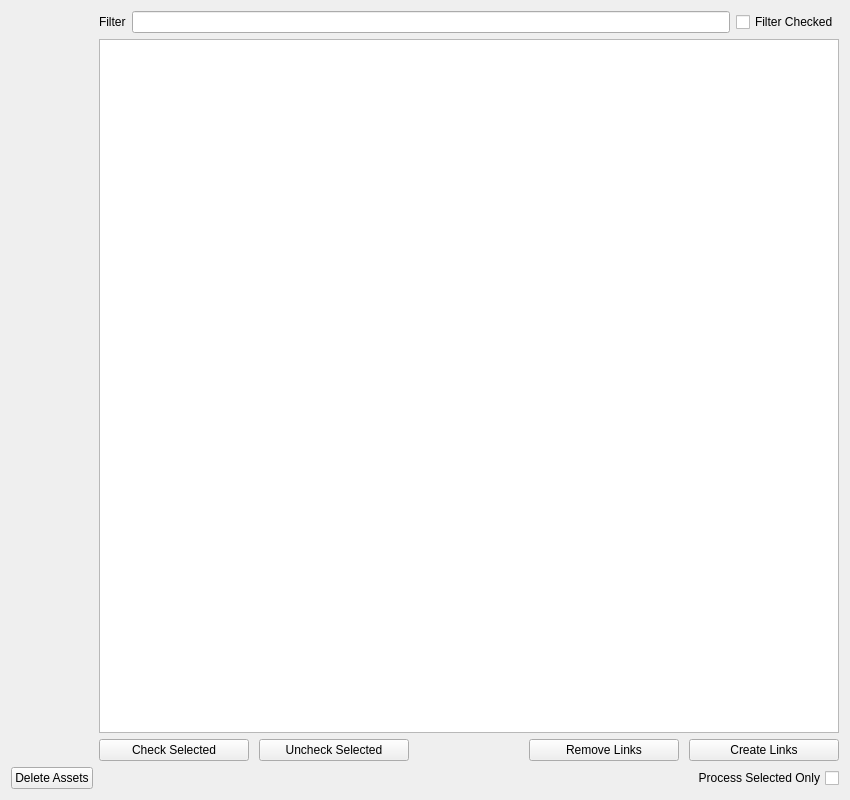
<?xml version="1.0" encoding="UTF-8"?>
<ui version="4.0">
 <class>Form</class>
 <widget class="QWidget" name="Form">
  <property name="geometry">
   <rect>
    <x>0</x>
    <y>0</y>
    <width>850</width>
    <height>800</height>
   </rect>
  </property>
  <property name="windowTitle">
   <string>Form</string>
  </property>
  <layout class="QGridLayout" name="gridLayout_2">
   <item row="7" column="2">
    <layout class="QHBoxLayout" name="horizontalLayout_3">
     <property name="spacing">
      <number>15</number>
     </property>
     <item>
      <spacer name="horizontalSpacer_2">
       <property name="orientation">
        <enum>Qt::Horizontal</enum>
       </property>
       <property name="sizeHint" stdset="0">
        <size>
         <width>40</width>
         <height>20</height>
        </size>
       </property>
      </spacer>
     </item>
     <item>
      <widget class="QCheckBox" name="checkProcessSelected">
       <property name="layoutDirection">
        <enum>Qt::RightToLeft</enum>
       </property>
       <property name="text">
        <string>Process Selected Only</string>
       </property>
       <property name="checked">
        <bool>false</bool>
       </property>
      </widget>
     </item>
    </layout>
   </item>
   <item row="1" column="2">
    <widget class="QTableView" name="tableView"/>
   </item>
   <item row="6" column="2">
    <layout class="QHBoxLayout" name="horizontalLayout_2">
     <property name="spacing">
      <number>10</number>
     </property>
     <item>
      <widget class="QPushButton" name="pushCheck">
       <property name="minimumSize">
        <size>
         <width>150</width>
         <height>0</height>
        </size>
       </property>
       <property name="text">
        <string>Check Selected</string>
       </property>
      </widget>
     </item>
     <item>
      <widget class="QPushButton" name="pushUncheck">
       <property name="minimumSize">
        <size>
         <width>150</width>
         <height>0</height>
        </size>
       </property>
       <property name="text">
        <string>Uncheck Selected</string>
       </property>
      </widget>
     </item>
     <item>
      <spacer name="horizontalSpacer">
       <property name="orientation">
        <enum>Qt::Horizontal</enum>
       </property>
       <property name="sizeHint" stdset="0">
        <size>
         <width>40</width>
         <height>20</height>
        </size>
       </property>
      </spacer>
     </item>
     <item>
      <widget class="QPushButton" name="pushRemoveLinks">
       <property name="minimumSize">
        <size>
         <width>150</width>
         <height>0</height>
        </size>
       </property>
       <property name="maximumSize">
        <size>
         <width>1000</width>
         <height>16777215</height>
        </size>
       </property>
       <property name="text">
        <string>Remove Links</string>
       </property>
      </widget>
     </item>
     <item>
      <widget class="QPushButton" name="pushCreateLinks">
       <property name="minimumSize">
        <size>
         <width>150</width>
         <height>0</height>
        </size>
       </property>
       <property name="maximumSize">
        <size>
         <width>1000</width>
         <height>16777215</height>
        </size>
       </property>
       <property name="layoutDirection">
        <enum>Qt::RightToLeft</enum>
       </property>
       <property name="text">
        <string>Create Links</string>
       </property>
      </widget>
     </item>
    </layout>
   </item>
   <item row="0" column="2">
    <layout class="QVBoxLayout" name="verticalLayout">
     <item>
      <layout class="QHBoxLayout" name="horizontalLayout">
       <item>
        <widget class="QLabel" name="label">
         <property name="text">
          <string>Filter</string>
         </property>
        </widget>
       </item>
       <item>
        <widget class="QLineEdit" name="lineEditFilter"/>
       </item>
       <item>
        <widget class="QCheckBox" name="checkBoxFilterChecked">
         <property name="text">
          <string>Filter Checked</string>
         </property>
        </widget>
       </item>
      </layout>
     </item>
    </layout>
   </item>
   <item row="7" column="0">
    <widget class="QPushButton" name="pushDelete">
     <property name="maximumSize">
      <size>
       <width>500</width>
       <height>100</height>
      </size>
     </property>
     <property name="font">
      <font>
       <pointsize>9</pointsize>
      </font>
     </property>
     <property name="text">
      <string>Delete Assets</string>
     </property>
    </widget>
   </item>
  </layout>
 </widget>
 <resources/>
 <connections/>
</ui>
